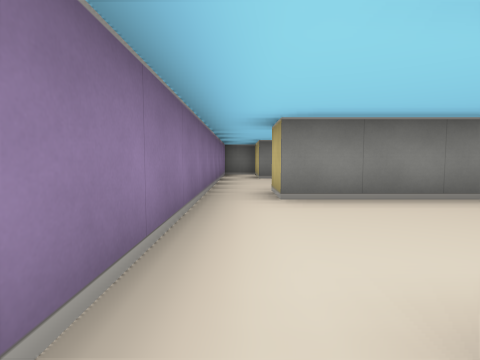
view 1 (above)

14 first-person views from a walk through a cub3D level. The camera is about half as high as the walls, tilts 4° down and sees 80° across. The floor is counted in squares. Each view is taken from the middle of a square. On the plan, view 1 faces up. The plan holds only what a view shows up to about 9 squares ahead; the rest is blank. The place goes on beyond the plan.

view 2
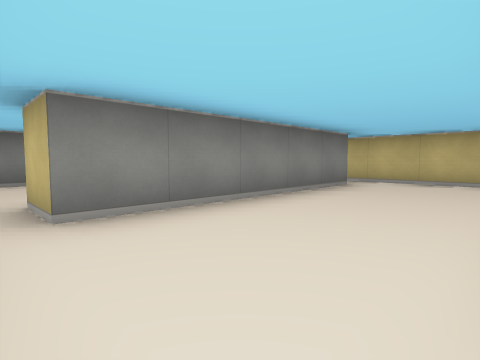

view 3
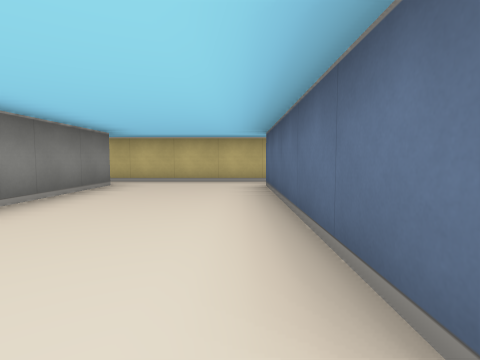

view 4
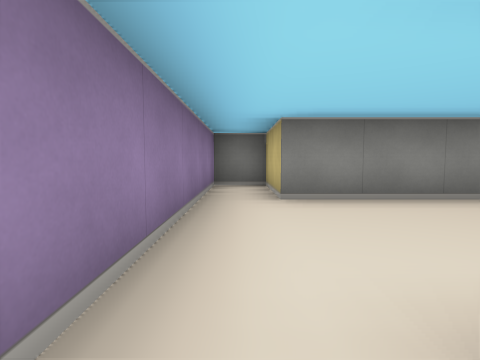

view 5
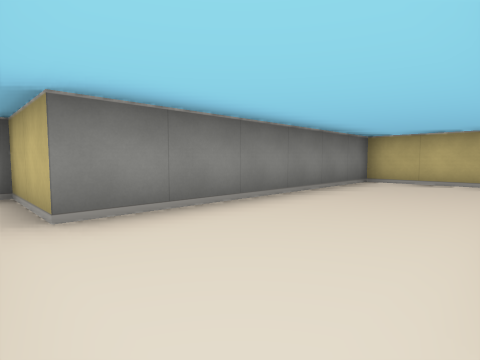

view 6
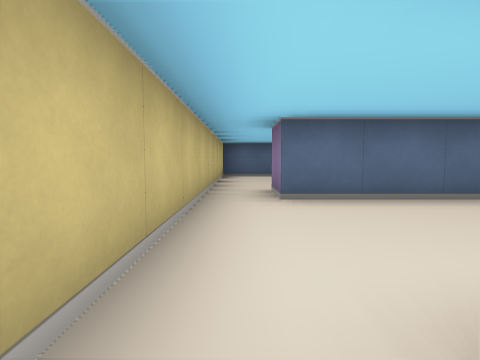

view 7
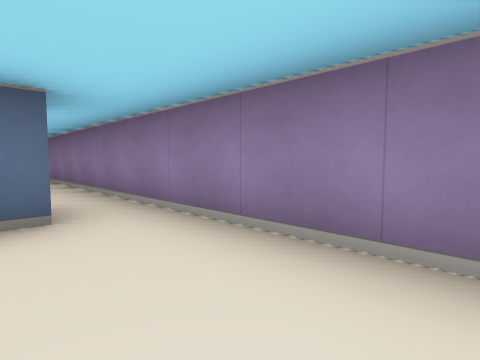

view 8
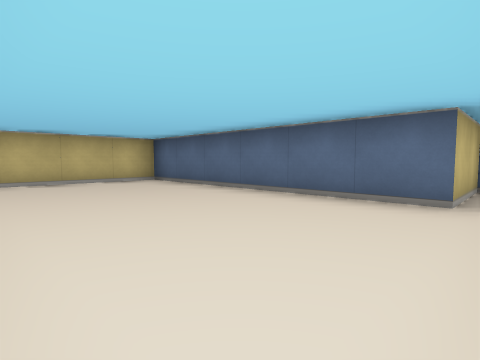

view 9
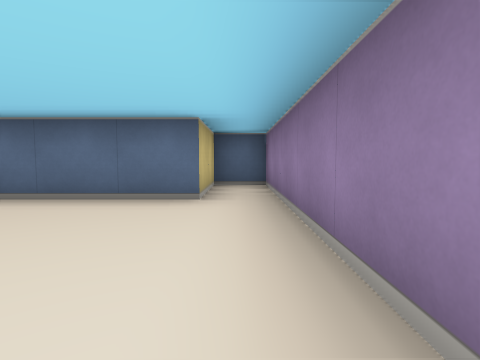

view 10
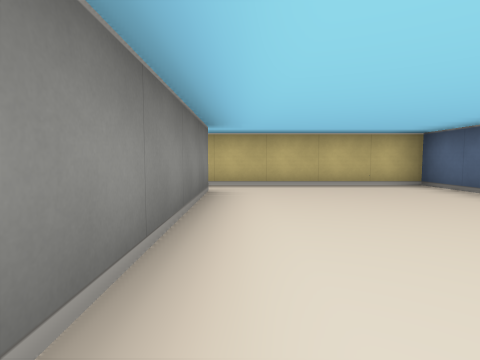

view 11
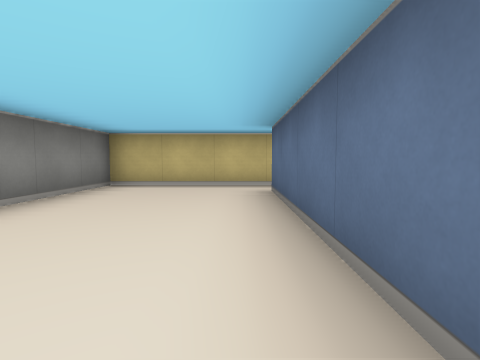

view 12
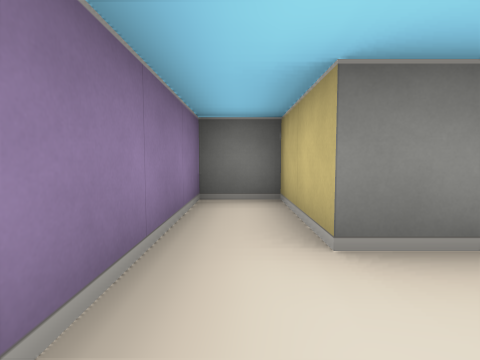

view 13
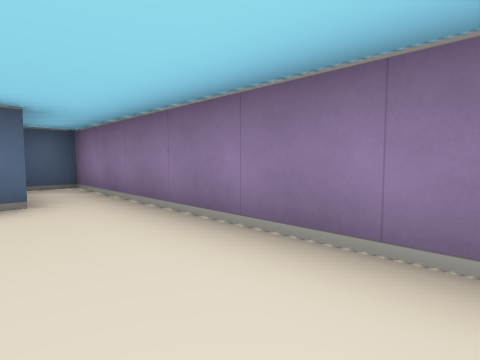

view 14
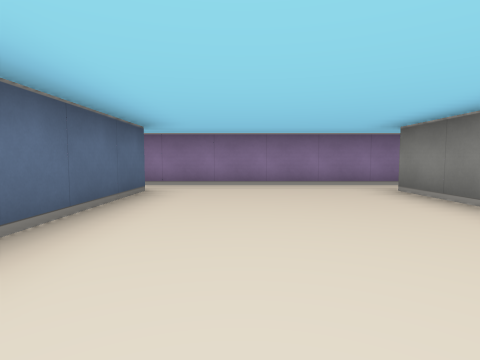

### Floor plan
Points are (right, up) in squares from view 1. A wall is a line through its corners. A room is listed if a view was taken in it or the views show most of it. See-through windows are left out.
Room 1 (views 1, 2, 3, 7)
walls: (0.4, 0.5) (5.5, 0.5) (5.5, -0.5); (5.6, 3.5) (0.5, 3.5); (-0.5, 3.5) (-0.5, -0.5); (6.5, -0.5) (6.5, 3.5)
ways out: opening at (0, 4) to room 2; opening at (6, 4) to room 2; opening at (0, 0) to room 3; opening at (6, 0) to room 3
Room 2 (views 4, 5, 6, 11, 12)
walls: (1.5, 4.5) (5.5, 4.5); (0.5, 3.5) (0.5, 4.5); (6.5, 3.5) (6.5, 7.5) (0.5, 7.5) (0.5, 9.5) (-0.5, 9.5) (-0.5, 3.5)
ways out: opening at (0, 4) to room 1; opening at (6, 4) to room 1
Room 3 (views 8, 9, 10, 13, 14)
walls: (5.5, -0.5) (0.5, -0.5); (-0.5, -0.5) (-0.5, -6.5) (0.5, -6.5) (0.5, -4.5) (6.5, -4.5) (6.5, -0.5)
ways out: opening at (0, 0) to room 1; opening at (6, 0) to room 1

Where each view was taken, in squares from view 1:
view 1: 0 up, 0 right, facing up
view 2: 1 up, 0 right, facing up-right
view 3: 1 up, 0 right, facing right
view 4: 4 up, 0 right, facing up
view 5: 5 up, 0 right, facing up-right
view 6: 4 up, 6 right, facing down
view 7: 3 up, 1 right, facing down-left
view 8: 1 down, 0 right, facing down-right
view 9: 1 down, 0 right, facing down
view 10: 1 down, 1 right, facing right
view 11: 5 up, 1 right, facing right
view 12: 6 up, 0 right, facing up
view 13: 1 down, 1 right, facing down-left
view 14: 3 down, 5 right, facing left
